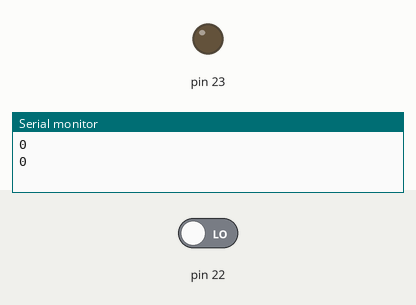
The sketch below on a simulated Arduino Mega 2560, built with avr-gcc and run on an emulated ATmega2560. On the bench: output pins drawn as LEDs (lit = HIGH), the last lines printed to the serial monitor. Inputs (shaded band) come from the test bench; at power-on: pin 22 LOW.

Above: at 1.8 s.
1.9 s: pin 22 driven HIGH
At 3.0 s:
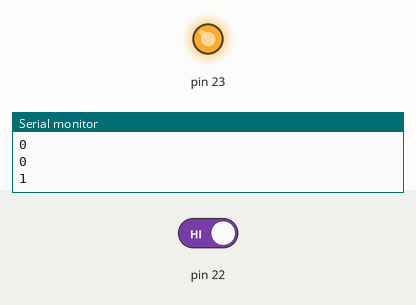
3.5 s: pin 22 driven LOW
At 4.5 s:
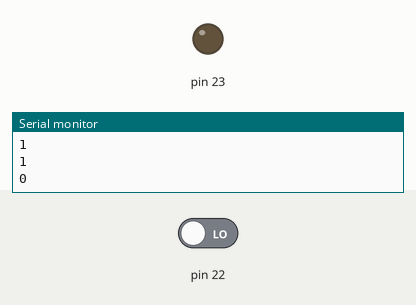
Timing chart, 0 to 6.5 s (numbered marks = the images above; inputs shaded):
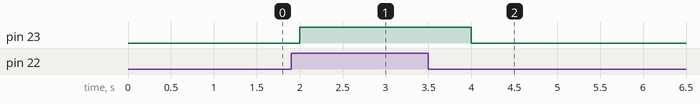

The sketch:

motionsensor.ino
```cpp
#include <Servo.h>

void setup() {
  // put your setup code here, to run once:
pinMode(22, INPUT);
Serial.begin(115200);
pinMode(23, OUTPUT);
}

void loop() {
  // put your main code here, to run repeatedly:
digitalWrite(23,digitalRead(22));
Serial.println(digitalRead(22));
delay(1000);
}
```

Measured:
- after the input at 1.9 s, pin 23: LOW → HIGH after 0.10 s
- after the input at 3.5 s, pin 23: HIGH → LOW after 0.50 s
